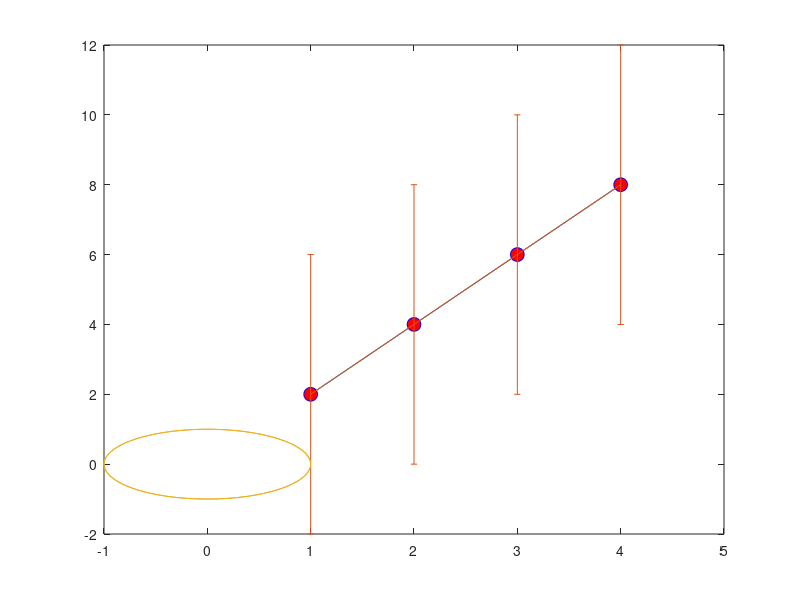

MATLAB code to generate this figure:
%Experimenting with plots (Lecture_2)
x = [1 2 3 4];
y = 2*x;
eu(1:1,1:4) = 4;
plot(x,y,'Marker','o','MarkerSize',10,'MarkerFaceColor','r','MarkerEdgeColor','b')
hold on
errorbar(x,y,eu,eu)



%% Newsection 
theta = -2*pi:0.1:2*pi;
x = cos(theta);
y = sin(theta);
plot(x,y)

%% 3dplot

t = -10:0.01:10
x = cos(t);
y = sin(t);
z = t;
%plot3(x,y,z);

x = [1 2 3 4]
%pie(x,[0 0 0 1],{'Adarsh','Akash','Alok','Rashmi'})
    
    
    
